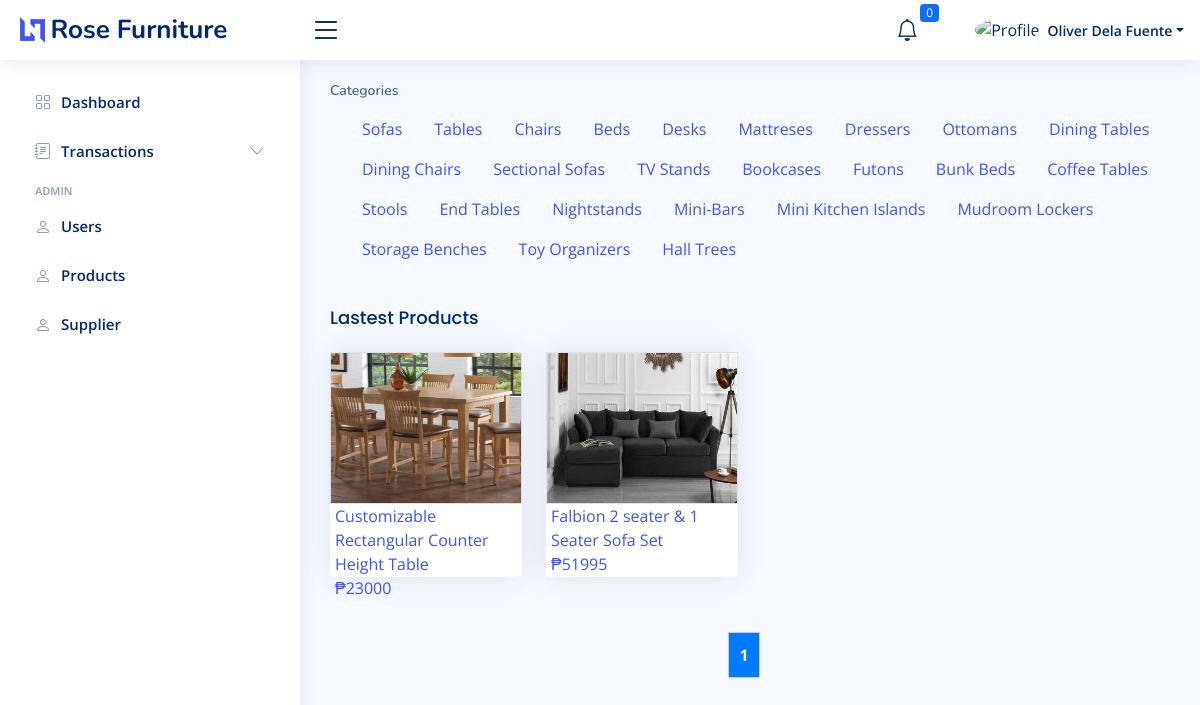
The page /ecommerce/home.php (signed in) on the database its author committed.
### tables this page shows
CREATE TABLE `tbl_users` (
  `user_id` int(11) NOT NULL,
  `first_name` varchar(100) DEFAULT NULL,
  `last_name` varchar(100) DEFAULT NULL,
  `address` varchar(250) DEFAULT NULL,
  `contact_no` varchar(50) DEFAULT NULL,
  `username` varchar(100) DEFAULT NULL,
  `password` varchar(100) DEFAULT NULL,
  `email` varchar(100) DEFAULT NULL,
  `group_code` int(11) DEFAULT NULL,
  `logistic_id` int(11) DEFAULT 0,
  `status` int(11) DEFAULT 1
);

CREATE TABLE `tbl_category` (
  `category_id` int(11) NOT NULL,
  `category_name` varchar(100) DEFAULT NULL,
  `category_status` int(11) DEFAULT 1
);

CREATE TABLE `tbl_products` (
  `product_id` int(11) NOT NULL,
  `product_code` varchar(100) DEFAULT NULL,
  `product_name` varchar(100) DEFAULT NULL,
  `product_price` varchar(100) DEFAULT NULL,
  `product_quantity` varchar(100) DEFAULT NULL,
  `product_category` varchar(100) DEFAULT NULL,
  `product_description` varchar(1000) DEFAULT NULL,
  `product_image` varchar(100) DEFAULT NULL,
  `supplier_id` int(11) DEFAULT NULL,
  `product_status` varchar(100) DEFAULT '1'
);

### ecommerce/home.php (the view, shortened to what this page needs)
<?php include '../includes/header_ecommerce.php'; ?>
<?php
include '../database/connection.php';
?>
<div class="pagetitle">
  <nav>
    <ol class="breadcrumb">
          <li class="breadcrumb-item active">Categories</li>
    </ol>
  </nav>
  <?php
  $sql = mysqli_query($conn, "SELECT * FROM tbl_category WHERE category_status = 1");
  while ($row = mysqli_fetch_assoc($sql)) {
    echo '<ul class="block-ul">
              <li><a style="cursor: pointer;"class="category_search" data-id="' . $row['category_name'] . '">' . $row['category_name'] . '</a></li>
              </ul>';
  }
  ?>
</div>
<h1 class="card-title">Lastest Products</h1>
<section class="section dashboard">
  <div class="row">
    <div class="col-lg-12">
      <div class="row" id="display_search">
        <?php
        include '../database/connection.php';
        $totalItemsQuery = mysqli_query($conn, "SELECT COUNT(*) as total FROM tbl_products");
        $totalItemsData = mysqli_fetch_assoc($totalItemsQuery);
        $totalItems = $totalItemsData['total'];
        $itemsPerPage = 20;
        $currentPage = isset($_GET['page']) ? $_GET['page'] : 1;
        $totalPages = ceil($totalItems / $itemsPerPage);
        $startIndex = ($currentPage - 1) * $itemsPerPage;
        $sql = mysqli_query($conn, "SELECT * FROM tbl_products WHERE product_status = 1 ORDER BY product_id DESC LIMIT $startIndex, $itemsPerPage");
        $items = array();
        while ($row = mysqli_fetch_assoc($sql)) {
          $items[] = array(
            "product_id" => $row['product_id'],
            "product_name" => $row['product_name'],
            "product_image" => $row['product_image'],
            "product_price" => $row['product_price'],
            "product_code" => $row['product_code'],
          );
        }
        foreach ($items as $item) {
        ?>
          <div class="col-xxl-4 col-md-3 display_hide">
            <a href="../ecommerce/product?id=<?= $item['product_id'] ?>&code=<?= $item['product_code'] ?>">
              <div class="card info-card" style="height: 225px;">
                <div class="border">
                  <img src="../ecommerce/uploads/<?= $item['product_image'] ?>" width="100%" height="150px" alt="">
                </div>
                <div style="margin-left: 5px;">
                  <label class=""><?= $item['product_name'] ?></label>
                </div>
                <div style="margin-left: 5px;">
                  <label class="">₱<?= $item['product_price'] ?></label>
                </div>
              </div>
            </a>
          </div>
        <?php
        }
        echo "<div class='pagination'>";
        $paginationLimit = 5;
        $startButton = max(1, $currentPage - floor($paginationLimit / 2));
        $endButton = min($totalPages, $startButton + $paginationLimit - 1);
        for ($i = $startButton; $i <= $endButton; $i++) {
          if ($i == $currentPage) {
            echo "<strong>$i</strong> ";
          } else {
            echo "<a href='?page=$i'>$i</a> ";
          }
        }
        echo "</div>";
        ?>
      </div>
    </div>
  </div>
</section>
<?php include '../includes/footer_ecommerce.php'; ?>

### includes/header_ecommerce.php (shortened to what this page needs)
<?php
@require_once '../database/connection.php';
$curPageName = substr($_SERVER["SCRIPT_NAME"], strrpos($_SERVER["SCRIPT_NAME"], "/") + 1);
$getID     = $_SESSION['user_id'];
$queryUser = $conn->query("SELECT * FROM `tbl_users` WHERE `user_id` = '" . $getID . "' ");
$user      = $queryUser->fetch_assoc();
@$date = new DateTime('now', new DateTimeZone('Asia/Manila'));
@$new_date = @$date->format('Y-m-d H:i:s');
@$sqlDate = mysqli_query($conn, "SELECT date_completed FROM tbl_order_detail_items WHERE refund_status = 1 ");
@$fetchDate = mysqli_fetch_assoc($sqlDate);
if(@$new_date > @$fetchDate['date_completed']){
  @$updateRefund = "UPDATE tbl_order_detail_items SET refund_status = 0 WHERE refund_status = 1 ";
  mysqli_query($conn, $updateRefund);
}
?>
<!DOCTYPE html>
<html lang="en">
<head>
  <link href="https://cdn.jsdelivr.net/npm/select2@4.1.0-rc.0/dist/css/select2.min.css" rel="stylesheet" />
  <link rel="stylesheet" href="https://cdnjs.cloudflare.com/ajax/libs/font-awesome/6.4.2/css/all.min.css" />
  <link href="assets/vendor/bootstrap-icons/bootstrap-icons.css" rel="stylesheet">
  <link href="assets/vendor/boxicons/css/boxicons.min.css" rel="stylesheet">
  <link href="assets/vendor/quill/quill.snow.css" rel="stylesheet">
  <link href="assets/vendor/quill/quill.bubble.css" rel="stylesheet">
  <link href="assets/vendor/remixicon/remixicon.css" rel="stylesheet">
  <link href="assets/css/bootstrap.min.css" rel="stylesheet">
  <link rel="stylesheet" href="assets/css/bsDatatable.css">
  <link href="https://cdn.jsdelivr.net/npm/sweetalert2@11.7.32/dist/sweetalert2.min.css" rel="stylesheet">
  <link href="assets/css/style.css" rel="stylesheet">
</head>
<body>
  <header id="header" class="header fixed-top d-flex align-items-center">
    <div class="d-flex align-items-center justify-content-between">
      <a href="home" class="logo d-flex align-items-center">
        <img src="assets/img/logo.png" alt="">
        <span class="d-none d-lg-block">Rose Furniture</span>
      </a>
      <i class="bi bi-list toggle-sidebar-btn"></i>
    </div>
    <nav class="header-nav ms-auto">
      <ul class="d-flex align-items-center">
        <li class="nav-item dropdown">
          <a class="nav-link nav-icon" href="#" data-bs-toggle="dropdown">
            <i class="bi bi-bell"></i>
            <span class="badge bg-primary badge-number">
              <?php
              $sqlCountAdmin = mysqli_query($conn, "SELECT COUNT(notification_id) as 'id' FROM tbl_notifications WHERE receiver_id = '" . $_SESSION['user_id'] . "' AND status = 1 ");
              $rowCoundAdmin = mysqli_fetch_assoc($sqlCountAdmin);
              echo $rowCoundAdmin['id'];
              ?>
            </span>
          </a>
        </li>
        <li class="nav-item dropdown pe-3">
          <a class="nav-link nav-profile d-flex align-items-center pe-0" href="#" data-bs-toggle="dropdown">
            <img src="https://th.bing.com/th/id/OIP.LG6UqvINZmEBMrUzrhADJAHaHa?pid=ImgDet&rs=1" alt="Profile" class="rounded-circle">
            <span class="d-none d-md-block dropdown-toggle ps-2"><?php echo $user['first_name'] ?> <?php echo $user['last_name'] ?></span>
          </a>
        </li>
      </ul>
    </nav>
  </header>
  <aside id="sidebar" class="sidebar">
    <ul class="sidebar-nav" id="sidebar-nav">
      <?php
      if ($_SESSION['group_code'] == 1 || $_SESSION['group_code'] == 5  || $_SESSION['group_code'] == 4) {
      ?>
        <li class="nav-item">
          <a class="nav-link <?php if ($curPageName != "dashboard.php") {
                                echo 'collapsed';
                              } ?>" href="dashboard">
            <i class="bi bi-grid"></i>
            <span>Dashboard</span>
          </a>
        </li>
      <?php
      }else if($_SESSION['group_code'] == 3){
      }
      ?>
      <?php
      if ($_SESSION['group_code'] == 2) {
      ?>
        <li class="nav-item">
          <a class="nav-link <?php if ($curPageName != "my_cart.php") {
                                echo 'collapsed';
                              } ?>" href="../ecommerce/my_cart">
            <i class="bx bx-cart-alt"></i><span>My Cart</span>
            <?php
            $cartSelect = $conn->query("SELECT COUNT(cart_id) AS 'count' FROM tbl_cart_items WHERE user_id = '$getID' AND status = 1 ");
            $cartItem = $cartSelect->fetch_assoc();
            ?>
            <div class="text-end" style="margin-left: 5px;">
              <span class="badge bg-success badge-number"><?= $cartItem['count'] ?></span>
            </div>
          </a>
        </li>
        <li class="nav-item">
          <a class="nav-link <?php if ($curPageName != "my_purchase.php") {
                                echo 'collapsed';
                              } ?>" href="../ecommerce/my_purchase?history=to_pay">
            <i class="bi bi-menu-button-wide"></i><span>My Purchase</span>
            <!-- <?php
                  $cartSelect = $conn->query("SELECT COUNT(order_id) AS 'count' FROM tbl_order_detail_items WHERE user_id = '$getID' AND status = 1 ");
                  $cartItem = $cartSelect->fetch_assoc();
                  ?>
             <div class="text-end" style="margin-left: 5px;">
            <span class="badge bg-success badge-number"><?= $cartItem['count'] ?></span>
            </div> -->
          </a>
        </li>
<!--
        <li class="nav-item">
          <a class="nav-link <?php if ($curPageName != "cancelled_transactions.php") {
                                echo 'collapsed';
                              } ?>" href="cancelled_transactions">
            <i class="bi bi-menu-button-wide"></i><span>Completed Transactions</span>
          </a>
        </li>
        <li class="nav-item">
          <a class="nav-link <?php if ($curPageName != "cancelled_transactions.php") {
                                echo 'collapsed';
                              } ?>" href="cancelled_transactions">
            <i class="bi bi-menu-button-wide"></i><span>Cancelled Transactions</span>
          </a>
        </li> -->
      <?php
      } else if ($_SESSION['group_code'] == 1 || $_SESSION['group_code'] == 5) {
      ?>
        <li class="nav-item">
          <a class="nav-link collapsed" data-bs-target="#forms-nav" data-bs-toggle="collapse" href="#">
            <i class="bi bi-journal-text"></i><span>Transactions</span><i class="bi bi-chevron-down ms-auto"></i>
          </a>
        </li>
      <?php
      } else if ($_SESSION['group_code'] == 3) {
      ?>
        <li class="nav-item">
          <a class="nav-link collapsed" data-bs-target="#forms-nav" data-bs-toggle="collapse" href="#">
            <i class="bi bi-journal-text"></i><span>Transactions</span><i class="bi bi-chevron-down ms-auto"></i>
          </a>
          <ul id="forms-nav" class="nav-content collapsed collapse
        <?php
        if ($curPageName == "for_pickup.php" || $curPageName == "receiving.php" || $curPageName == "delivery.php" || $curPageName == "for_refund.php") {
          echo 'show';
        }
        ?>" data-bs-parent="#sidebar-nav">
            <li>
              <a href="receiving">
                <i class="bi bi-circle" style="<?php if ($curPageName == "receiving.php") {
                                                  echo 'background: darkblue;';
                                                } ?>"></i><span>My Receiving</span>
              </a>
            </li>
            <li>
              <a href="delivery">
                <i class="bi bi-circle" style="<?php if ($curPageName == "delivery.php") {
                                                  echo 'background: darkblue;';
                                                } ?>"></i><span>To Deliver</span>
              </a>
            </li>
            <li>
              <a href="for_refund">
                <i class="bi bi-circle" style="<?php if ($curPageName == "for_refund.php") {
                                                  echo 'background: darkblue;';
                                                } ?>"></i><span>For Refund</span>
              </a>
            </li>
            <li>
              <a href="for_pickup">
                <i class="bi bi-circle" style="<?php if ($curPageName == "for_pickup.php") {
                                                  echo 'background: darkblue;';
                                                } ?>"></i><span>For Pick Up of Customer</span>
              </a>
            </li>
          </ul>
        </li>
      <?php
      }
      ?>
      <?php
      if ($_SESSION['group_code'] == 5 || $_SESSION['group_code'] == 1 || $_SESSION['group_code'] == 4) {
      ?>
      <?php
        if($_SESSION['group_code'] == 1){
          ?>
                  <li class="nav-heading">Admin</li>
        <li class="nav-item">
          <a class="nav-link <?php if ($curPageName != "users.php") {
                                echo 'collapsed';
                              } ?>" href="users">
            <i class="bi bi-person"></i>
            <span>Users</span>
          </a>
        </li>
          <?php
        }else if($_SESSION['group_code'] == 2){
          ?>
                  <li class="nav-heading">Manager</li>
          <?php
        }
        else {
          ?>
                  <li class="nav-heading">Inventory</li>
          <?php
        }
      ?>
        <li class="nav-item">
          <a class="nav-link <?php if ($curPageName != "products.php") {
                                echo 'collapsed';
                              } ?>" href="products">
            <i class="bi bi-person"></i>
            <span>Products</span>
          </a>
        </li>
        <li class="nav-item">
          <a class="nav-link <?php if ($curPageName != "supplier.php") {
                                echo 'collapsed';
                              } ?>" href="supplier">
            <i class="bi bi-person"></i>
            <span>Supplier</span>
          </a>
        </li>
      <?php
      }
      ?>
    </ul>
  </aside>
  <main id="main" class="main">

### rows shown on the page
tbl_users: first_name "Oliver", last_name "Dela Fuente"
tbl_category: category_name "Sofas"
tbl_category: category_name "Tables"
tbl_category: category_name "Chairs"
tbl_category: category_name "Beds"
tbl_category: category_name "Desks"
tbl_category: category_name "Mattreses"
tbl_category: category_name "Dressers"
tbl_category: category_name "Ottomans"
tbl_category: category_name "Dining Tables"
tbl_category: category_name "Dining Chairs"
tbl_category: category_name "Sectional Sofas"
tbl_category: category_name "TV Stands"
tbl_category: category_name "Bookcases"
tbl_category: category_name "Futons"
tbl_category: category_name "Bunk Beds"
tbl_category: category_name "Coffee Tables"
tbl_category: category_name "Stools"
tbl_category: category_name "End Tables"
tbl_category: category_name "Nightstands"
tbl_category: category_name "Mini-Bars"
tbl_category: category_name "Mini Kitchen Islands"
tbl_category: category_name "Mudroom Lockers"
tbl_category: category_name "Storage Benches"
tbl_category: category_name "Toy Organizers"
tbl_category: category_name "Hall Trees"
tbl_products: product_image (picture), product_name "Customizable Rectangular Counter Height Table", product_price "23000"
tbl_products: product_image (picture), product_name "Falbion 2 seater & 1 Seater Sofa Set", product_price "51995"

### other values the page prints
$rowCoundAdmin['id'] "0"
